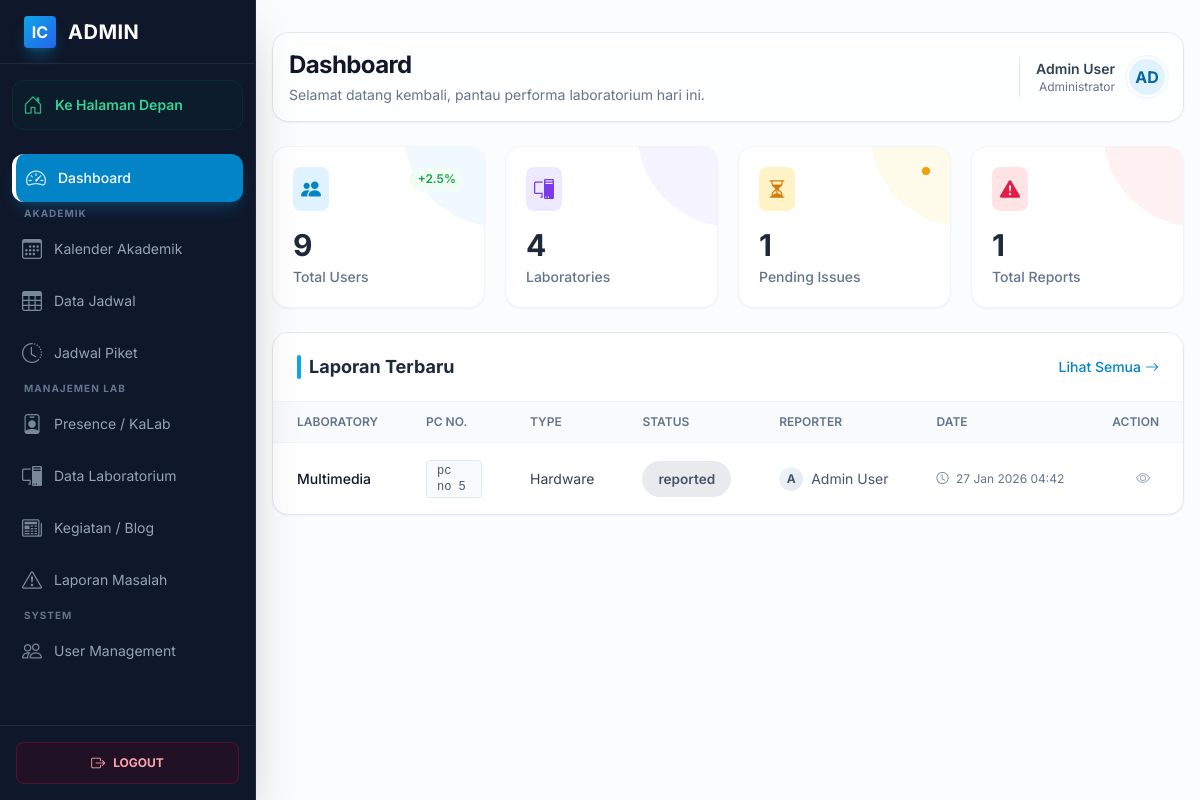
/public/admin/dashboard (signed in), run on the app's committed database.
### tables this page shows
CREATE TABLE `lab_problems` (
  `id` int(11) NOT NULL,
  `laboratory_id` int(11) NOT NULL,
  `pc_number` varchar(50) DEFAULT NULL,
  `problem_type` enum('hardware','software','network','other') NOT NULL,
  `description` text NOT NULL,
  `reporter_name` varchar(100) DEFAULT NULL,
  `status` enum('reported','in_progress','resolved') DEFAULT 'reported',
  `reported_by` int(11) NOT NULL,
  `assigned_to` int(11) DEFAULT NULL,
  `reported_at` timestamp NOT NULL DEFAULT current_timestamp(),
  `started_at` datetime DEFAULT NULL,
  `completed_at` datetime DEFAULT NULL
);

CREATE TABLE `laboratories` (
  `id` int(11) NOT NULL,
  `lab_name` varchar(100) NOT NULL,
  `image` varchar(255) DEFAULT NULL,
  `description` text DEFAULT NULL,
  `pc_count` int(11) DEFAULT 0,
  `tv_count` int(11) DEFAULT 0,
  `status` enum('active','inactive','maintenance') DEFAULT 'active',
  `location` varchar(100) DEFAULT NULL,
  `building` varchar(100) DEFAULT NULL,
  `floor` varchar(50) DEFAULT NULL,
  `room_number` varchar(50) DEFAULT NULL,
  `capacity` int(11) DEFAULT 0
);

CREATE TABLE `users` (
  `id` int(11) NOT NULL,
  `name` varchar(100) NOT NULL,
  `email` varchar(100) NOT NULL,
  `phone` varchar(20) DEFAULT NULL,
  `password` varchar(255) NOT NULL,
  `role_id` int(11) NOT NULL,
  `status` enum('active','inactive') DEFAULT 'active',
  `image` varchar(255) DEFAULT NULL,
  `created_at` timestamp NOT NULL DEFAULT current_timestamp()
);

### app/views/admin/dashboard.php (the view, shortened to what the rows shown need)
<?php include APP_PATH . '/views/layouts/header.php'; ?>
<div class="admin-layout antialiased bg-slate-50/50 min-h-screen relative text-slate-800">
    <?php include APP_PATH . '/views/layouts/sidebar.php'; ?>
    <main class="p-4 sm:ml-64 pt-8 transition-all duration-300">
        <div class="max-w-7xl mx-auto space-y-6">
            <div class="flex flex-col md:flex-row justify-between items-start md:items-center gap-4 bg-white/80 backdrop-blur-sm p-4 rounded-2xl border border-slate-200 shadow-sm">
                <div>
                    <h1 class="text-2xl font-bold tracking-tight text-slate-900">Dashboard</h1>
                    <p class="text-slate-500 text-sm mt-1">Selamat datang kembali, pantau performa laboratorium hari ini.</p>
                </div>
                <div class="flex items-center gap-3 pl-4 md:border-l md:border-slate-200">
                    <div class="text-right hidden sm:block">
                        <p class="text-sm font-semibold text-slate-700"><?= e($userName) ?></p>
                        <p class="text-xs text-slate-500">Administrator</p>
                    </div>
                    <div class="w-10 h-10 rounded-full bg-primary-100 flex items-center justify-center text-primary-700 font-bold border-2 border-white shadow-sm ring-2 ring-primary-50">
                        <?= strtoupper(substr($userName, 0, 2)) ?>
                    </div>
                </div>
            </div>
            <div class="admin-content space-y-6">
                <div class="grid grid-cols-1 sm:grid-cols-2 lg:grid-cols-4 gap-5">
                    <div class="group bg-white p-5 rounded-2xl border border-slate-100 shadow-sm hover:shadow-md transition-all duration-300 relative overflow-hidden">
                        <div class="relative z-10">
                            <div class="flex justify-between items-start mb-4">
                                <div class="p-2 bg-primary-100 text-primary-600 rounded-lg">
                                    <i class="bi bi-people-fill text-xl"></i>
                                </div>
                                <span class="text-xs font-semibold text-green-600 bg-green-50 px-2 py-1 rounded-full">+2.5%</span>
                            </div>
                            <div class="stat-value text-3xl font-bold text-slate-800"><?= $statistics['total_users'] ?? 0 ?></div>
                            <div class="stat-label text-slate-500 text-sm font-medium mt-1">Total Users</div>
                        </div>
                    </div>
                    <div class="group bg-white p-5 rounded-2xl border border-slate-100 shadow-sm hover:shadow-md transition-all duration-300 relative overflow-hidden">
                        <div class="absolute right-0 top-0 w-24 h-24 bg-violet-50 rounded-bl-full -mr-4 -mt-4 transition-transform group-hover:scale-110"></div>
                        <div class="relative z-10">
                            <div class="flex justify-between items-start mb-4">
                                <div class="p-2 bg-violet-100 text-violet-600 rounded-lg">
                                    <i class="bi bi-pc-display text-xl"></i>
                                </div>
                            </div>
                            <div class="stat-value text-3xl font-bold text-slate-800"><?= $statistics['total_laboratories'] ?? 0 ?></div>
                            <div class="stat-label text-slate-500 text-sm font-medium mt-1">Laboratories</div>
                        </div>
                    </div>
                    <div class="group bg-white p-5 rounded-2xl border border-slate-100 shadow-sm hover:shadow-md transition-all duration-300 relative overflow-hidden">
                        <div class="absolute right-0 top-0 w-24 h-24 bg-amber-50 rounded-bl-full -mr-4 -mt-4 transition-transform group-hover:scale-110"></div>
                        <div class="relative z-10">
                            <div class="flex justify-between items-start mb-4">
                                <div class="p-2 bg-amber-100 text-amber-600 rounded-lg">
                                    <i class="bi bi-hourglass-split text-xl"></i>
                                </div>
                                <?php if(($statistics['pending_problems'] ?? 0) > 0): ?>
                                    <span class="animate-pulse w-2 h-2 rounded-full bg-amber-500"></span>
                                <?php endif; ?>
                            </div>
                            <div class="stat-value text-3xl font-bold text-slate-800"><?= $statistics['pending_problems'] ?? 0 ?></div>
                            <div class="stat-label text-slate-500 text-sm font-medium mt-1">Pending Issues</div>
                        </div>
                    </div>
                    <div class="group bg-white p-5 rounded-2xl border border-slate-100 shadow-sm hover:shadow-md transition-all duration-300 relative overflow-hidden">
                        <div class="absolute right-0 top-0 w-24 h-24 bg-rose-50 rounded-bl-full -mr-4 -mt-4 transition-transform group-hover:scale-110"></div>
                        <div class="relative z-10">
                            <div class="flex justify-between items-start mb-4">
                                <div class="p-2 bg-rose-100 text-rose-600 rounded-lg">
                                    <i class="bi bi-exclamation-triangle-fill text-xl"></i>
                                </div>
                            </div>
                            <div class="stat-value text-3xl font-bold text-slate-800"><?= $statistics['total_problems'] ?? 0 ?></div>
                            <div class="stat-label text-slate-500 text-sm font-medium mt-1">Total Reports</div>
                        </div>
                    </div>
                </div>
                <div class="bg-white border border-slate-200 rounded-2xl shadow-sm overflow-hidden">
                    <div class="px-6 py-5 border-b border-slate-100 flex justify-between items-center bg-white">
                        <div class="flex items-center gap-2">
                            <div class="w-1 h-6 bg-primary-500 rounded-full"></div>
                            <h2 class="text-lg font-bold text-slate-800">Laporan Terbaru</h2>
                        </div>
                        <a href="<?= url('/admin/problems') ?>" class="text-sm text-primary-600 hover:text-primary-700 font-medium hover:underline flex items-center gap-1">
                            Lihat Semua <i class="bi bi-arrow-right"></i>
                        </a>
                    </div>
                    <div class="overflow-x-auto">
                        <?php if (!empty($recentProblems)): ?>
                            <table class="w-full text-sm text-left text-slate-600">
                                <thead class="text-xs text-slate-500 uppercase bg-slate-50 border-b border-slate-100">
                                    <tr>
                                        <th scope="col" class="px-6 py-3 font-semibold">Laboratory</th>
                                        <th scope="col" class="px-6 py-3 font-semibold">PC No.</th>
                                        <th scope="col" class="px-6 py-3 font-semibold">Type</th>
                                        <th scope="col" class="px-6 py-3 font-semibold">Status</th>
                                        <th scope="col" class="px-6 py-3 font-semibold">Reporter</th>
                                        <th scope="col" class="px-6 py-3 font-semibold">Date</th>
                                        <th scope="col" class="px-6 py-3 font-semibold text-right">Action</th>
                                    </tr>
                                </thead>
                                <tbody class="divide-y divide-slate-100">
                                    <?php foreach (array_slice($recentProblems, 0, 10) as $problem): ?>
                                        <tr class="hover:bg-slate-50/80 transition-colors duration-150">
                                            <td class="px-6 py-4 font-medium text-slate-900"><?= e($problem['lab_name']) ?></td>
                                            <td class="px-6 py-4">
                                                <span class="inline-flex items-center px-2.5 py-0.5 rounded border border-slate-200 bg-slate-50 text-slate-600 text-xs font-medium font-mono">
                                                    <?= e($problem['pc_number']) ?>
                                                </span>
                                            </td>
                                            <td class="px-6 py-4 text-slate-700"><?= getProblemTypeLabel($problem['problem_type']) ?></td>
                                            <td class="px-6 py-4">
                                                <?= getStatusBadge($problem['status']) ?>
                                            </td>
                                            <td class="px-6 py-4">
                                                <div class="flex items-center gap-2">
                                                    <div class="w-6 h-6 rounded-full bg-gradient-to-br from-slate-100 to-slate-200 flex items-center justify-center text-xs text-slate-600 font-bold">
                                                        <?= substr($problem['reporter_name'], 0, 1) ?>
                                                    </div>
                                                    <span class="truncate max-w-[100px]"><?= e($problem['reporter_name']) ?></span>
                                                </div>
                                            </td>
                                            <td class="px-6 py-4 text-slate-500 text-xs whitespace-nowrap">
                                                <i class="bi bi-clock me-1"></i>
                                                <?= formatDateTime($problem['reported_at']) ?>
                                            </td>
                                            <td class="px-6 py-4 text-right">
                                                <a href="<?= url('/admin/problems/' . $problem['id']) ?>"
                                                   class="inline-flex items-center justify-center w-8 h-8 rounded-full text-slate-400 hover:text-primary-600 hover:bg-primary-50 transition-all" title="View Details">
                                                    <i class="bi bi-eye"></i>
                                                </a>
                                            </td>
                                        </tr>
                                    <?php endforeach; ?>
                                </tbody>
                            </table>
                        <?php endif; ?>
                    </div>
                </div>
            </div>
        </div>
    </main>
</div>
<?php include APP_PATH . '/views/admin/layouts/footer.php'; ?>

### app/helpers/functions.php (shortened to what the rows shown need)
<?php
function e($string) {
    return htmlspecialchars($string, ENT_QUOTES, 'UTF-8');
}
function getStatusBadge($status) {
    $badges = [
        'active' => '<span style="padding: 0.5rem 1rem; border-radius: 9999px; font-size: 0.85rem; font-weight: 600; background: rgba(16, 185, 129, 0.15); color: #059669; display: inline-block;">✓ Active</span>',
        'inactive' => '<span style="padding: 0.5rem 1rem; border-radius: 9999px; font-size: 0.85rem; font-weight: 600; background: rgba(239, 68, 68, 0.15); color: #dc2626; display: inline-block;">✕ Inactive</span>',
        'pending' => '<span style="padding: 0.5rem 1rem; border-radius: 9999px; font-size: 0.85rem; font-weight: 600; background: rgba(245, 158, 11, 0.15); color: #d97706; display: inline-block;">⏳ Pending</span>',
        'completed' => '<span style="padding: 0.5rem 1rem; border-radius: 9999px; font-size: 0.85rem; font-weight: 600; background: rgba(16, 185, 129, 0.15); color: #059669; display: inline-block;">✓ Completed</span>',
        'in_progress' => '<span style="padding: 0.5rem 1rem; border-radius: 9999px; font-size: 0.85rem; font-weight: 600; background: rgba(59, 130, 246, 0.15); color: #2563eb; display: inline-block;">⚙️ In Progress</span>',
        'reported' => '<span style="padding: 0.5rem 1rem; border-radius: 9999px; font-size: 0.85rem; font-weight: 600; background: rgba(245, 158, 11, 0.15); color: #d97706; display: inline-block;">📋 Reported</span>',
        'resolved' => '<span style="padding: 0.5rem 1rem; border-radius: 9999px; font-size: 0.85rem; font-weight: 600; background: rgba(16, 185, 129, 0.15); color: #059669; display: inline-block;">✅ Resolved</span>',
    ];
    return $badges[$status] ?? '<span style="padding: 0.5rem 1rem; border-radius: 9999px; font-size: 0.85rem; font-weight: 600; background: rgba(100, 116, 139, 0.15); color: #475569; display: inline-block;">' . e($status) . '</span>';
}
function url($path = '') {
    return BASE_URL . '/' . ltrim($path, '/');
}

### data on the page
lab_problems: reported_by "1", laboratory.lab_name "Multimedia", pc_number "pc no 5", problem_type "Hardware", status "reported", reported_by.name "A", reported_by.name "Admin User", reported_at "27 Jan 2026 04:42"

### other printed values
$userName "Admin User"
substr($userName, 0, 2) "AD"
$statistics['total_users'] "9"
$statistics['total_laboratories'] "4"
